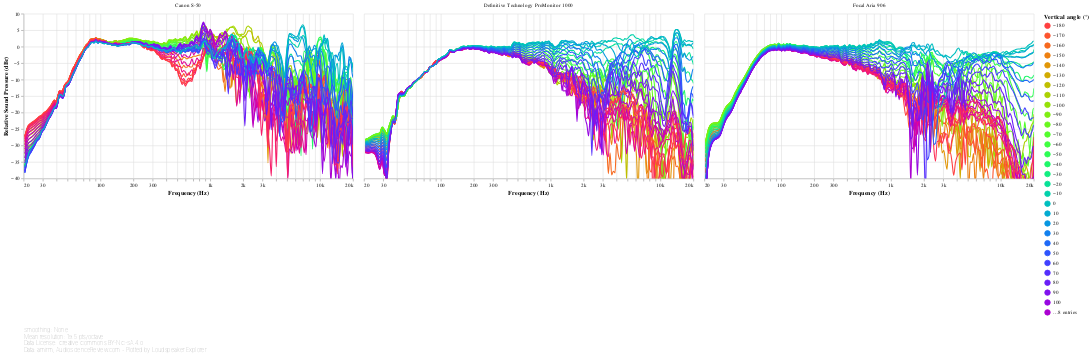

Here is the notebook cell this chart was saved with:
### Code cell
#@markdown
off_axis_angles_chart('Vertical')

### Figure 1 — Vega-Lite specification as saved in the notebook (floating-point values rounded to 4 significant figures; data arrays with more than 128 entries replaced by an {"elided": "..."} marker saying what was removed)
{"config": {"view": {"continuousWidth": 400, "continuousHeight": 300, "opacity": 0}}, "vconcat": [{"data": {"name": "data-5150c0aa5177d9eca8a5faa7a8b8e4f2"}, "facet": {"type": "nominal", "field": "speaker", "title": null}, "spec": {"layer": [{"mark": {"type": "line", "clip": true, "interpolate": "monotone"}, "encoding": {"opacity": {"condition": {"value": 1, "selection": "selector021"}, "value": 0.2}}, "selection": {"selector021": {"type": "multi", "encodings": ["color"], "bind": "legend"}, "selector023": {"type": "interval", "bind": "scales", "encodings": ["x", "y"]}, "selector024": {"type": "single", "fields": ["angle"], "bind": {"input": "range", "max": 180, "min": -170, "name": "Vertical angle selector (°)", "step": 10}, "clear": "dblclick"}, "selector025": {"type": "single", "fields": ["speaker"], "bind": {"input": "select", "options": [null, "Canon S-50", "Definitive Technology ProMonitor 1000", "Focal Aria 906"], "labels": ["All", "Canon S-50", "Definitive Technology ProMonitor 1000", "Focal Aria 906"], "name": "Speaker: "}}}}, {"mark": {"type": "circle", "clip": true, "size": 100}, "encoding": {"fillOpacity": {"condition": {"value": 0.3, "selection": "selector022"}, "value": 0}}, "selection": {"selector022": {"type": "single", "on": "mouseover", "clear": "mouseout", "empty": "none", "encodings": ["x", "y"]}}}], "encoding": {"color": {"type": "quantitative", "field": "angle", "legend": {"gradientLength": 300, "type": "gradient", "values": [-180, -170, -160, -150, -140, -130, -120, -110, -100, -90, -80, -70, -60, -50, -40, -30, -20, -10, 0, 10, 20, 30, 40, 50, 60, 70, 80, 90, 100, 110, 120, 130, 140, 150, 160, 170, 180]}, "scale": {"domain": [-180, 180], "scheme": "sinebow"}, "title": "Vertical angle (°)"}, "tooltip": [{"type": "nominal", "field": "key", "title": "Vertical angle (°)"}, {"type": "quantitative", "field": "frequency", "format": ".03s", "title": "Frequency (Hz)"}, {"type": "quantitative", "field": "value", "format": ".2f", "title": "Value (dB)"}], "x": {"type": "quantitative", "axis": {"format": "s"}, "field": "frequency", "scale": {"base": 10, "domain": [20, 20000], "nice": false, "type": "log"}, "title": "Frequency (Hz)"}, "y": {"type": "quantitative", "axis": {"grid": true}, "field": "value", "scale": {"domain": [-40, 10]}, "title": ["Relative Sound Pressure (dBr)"]}}, "height": 300, "transform": [{"flatten": ["frequency", "-100", "-10", "-110", "-120", "-130", "-140", "-150", "-160", "-170", "-20", "-30", "-40", "-50", "-60", "-70", "-80", "-90", "+100", "+10", "+110", "+120", "+130", "+140", "+150", "+160", "+170", "+180", "+20", "+30", "+40", "+50", "+60", "+70", "+80", "+90", "+0"]}, {"fold": ["-100", "-10", "-110", "-120", "-130", "-140", "-150", "-160", "-170", "-20", "-30", "-40", "-50", "-60", "-70", "-80", "-90", "+100", "+10", "+110", "+120", "+130", "+140", "+150", "+160", "+170", "+180", "+20", "+30", "+40", "+50", "+60", "+70", "+80", "+90", "+0"]}, {"calculate": "toNumber(datum['key'])", "as": "angle"}, {"filter": {"selection": "selector024"}}], "width": 600}, "transform": [{"filter": {"selection": "selector025"}}]}, {"mark": "text", "height": 1, "title": {"text": ["Smoothing: None", "Mean resolution: 19.5 pts/octave", "Data License: Creative Commons BY-NC-SA 4.0", "Data: amirm, AudioScienceReview.com - Plotted by Loudspeaker Explorer"], "anchor": "start", "color": "gray", "fontSize": 10, "fontWeight": "lighter"}, "width": 600}], "resolve": {"legend": {"color": "independent"}}, "$schema": "https://vega.github.io/schema/vega-lite/v4.8.1.json", "datasets": {"data-5150c0aa5177d9eca8a5faa7a8b8e4f2": [{"speaker": "Canon S-50", "frequency": {"elided": "194 float values"}, "-100": {"elided": "194 float values"}, "-10": {"elided": "194 float values"}, "-110": {"elided": "194 float values"}, "-120": {"elided": "194 float values"}, "-130": {"elided": "194 float values"}, "-140": {"elided": "194 float values"}, "-150": {"elided": "194 float values"}, "-160": {"elided": "194 float values"}, "-170": {"elided": "194 float values"}, "-20": {"elided": "194 float values"}, "-30": {"elided": "194 float values"}, "-40": {"elided": "194 float values"}, "-50": {"elided": "194 float values"}, "-60": {"elided": "194 float values"}, "-70": {"elided": "194 float values"}, "-80": {"elided": "194 float values"}, "-90": {"elided": "194 float values"}, "+100": {"elided": "194 float values"}, "+10": {"elided": "194 float values"}, "+110": {"elided": "194 float values"}, "+120": {"elided": "194 float values"}, "+130": {"elided": "194 float values"}, "+140": {"elided": "194 float values"}, "+150": {"elided": "194 float values"}, "+160": {"elided": "194 float values"}, "+170": {"elided": "194 float values"}, "+180": {"elided": "194 float values"}, "+20": {"elided": "194 float values"}, "+30": {"elided": "194 float values"}, "+40": {"elided": "194 float values"}, "+50": {"elided": "194 float values"}, "+60": {"elided": "194 float values"}, "+70": {"elided": "194 float values"}, "+80": {"elided": "194 float values"}, "+90": {"elided": "194 float values"}, "+0": {"elided": "194 float values"}}, {"speaker": "Definitive Technology ProMonitor 1000", "frequency": {"elided": "194 float values"}, "-100": {"elided": "194 float values"}, "-10": {"elided": "194 float values"}, "-110": {"elided": "194 float values"}, "-120": {"elided": "194 float values"}, "-130": {"elided": "194 float values"}, "-140": {"elided": "194 float values"}, "-150": {"elided": "194 float values"}, "-160": {"elided": "194 float values"}, "-170": {"elided": "194 float values"}, "-20": {"elided": "194 float values"}, "-30": {"elided": "194 float values"}, "-40": {"elided": "194 float values"}, "-50": {"elided": "194 float values"}, "-60": {"elided": "194 float values"}, "-70": {"elided": "194 float values"}, "-80": {"elided": "194 float values"}, "-90": {"elided": "194 float values"}, "+100": {"elided": "194 float values"}, "+10": {"elided": "194 float values"}, "+110": {"elided": "194 float values"}, "+120": {"elided": "194 float values"}, "+130": {"elided": "194 float values"}, "+140": {"elided": "194 float values"}, "+150": {"elided": "194 float values"}, "+160": {"elided": "194 float values"}, "+170": {"elided": "194 float values"}, "+180": {"elided": "194 float values"}, "+20": {"elided": "194 float values"}, "+30": {"elided": "194 float values"}, "+40": {"elided": "194 float values"}, "+50": {"elided": "194 float values"}, "+60": {"elided": "194 float values"}, "+70": {"elided": "194 float values"}, "+80": {"elided": "194 float values"}, "+90": {"elided": "194 float values"}, "+0": {"elided": "194 float values"}}, {"speaker": "Focal Aria 906", "frequency": {"elided": "194 float values"}, "-100": {"elided": "194 float values"}, "-10": {"elided": "194 float values"}, "-110": {"elided": "194 float values"}, "-120": {"elided": "194 float values"}, "-130": {"elided": "194 float values"}, "-140": {"elided": "194 float values"}, "-150": {"elided": "194 float values"}, "-160": {"elided": "194 float values"}, "-170": {"elided": "194 float values"}, "-20": {"elided": "194 float values"}, "-30": {"elided": "194 float values"}, "-40": {"elided": "194 float values"}, "-50": {"elided": "194 float values"}, "-60": {"elided": "194 float values"}, "-70": {"elided": "194 float values"}, "-80": {"elided": "194 float values"}, "-90": {"elided": "194 float values"}, "+100": {"elided": "194 float values"}, "+10": {"elided": "194 float values"}, "+110": {"elided": "194 float values"}, "+120": {"elided": "194 float values"}, "+130": {"elided": "194 float values"}, "+140": {"elided": "194 float values"}, "+150": {"elided": "194 float values"}, "+160": {"elided": "194 float values"}, "+170": {"elided": "194 float values"}, "+180": {"elided": "194 float values"}, "+20": {"elided": "194 float values"}, "+30": {"elided": "194 float values"}, "+40": {"elided": "194 float values"}, "+50": {"elided": "194 float values"}, "+60": {"elided": "194 float values"}, "+70": {"elided": "194 float values"}, "+80": {"elided": "194 float values"}, "+90": {"elided": "194 float values"}, "+0": {"elided": "194 float values"}}]}}
